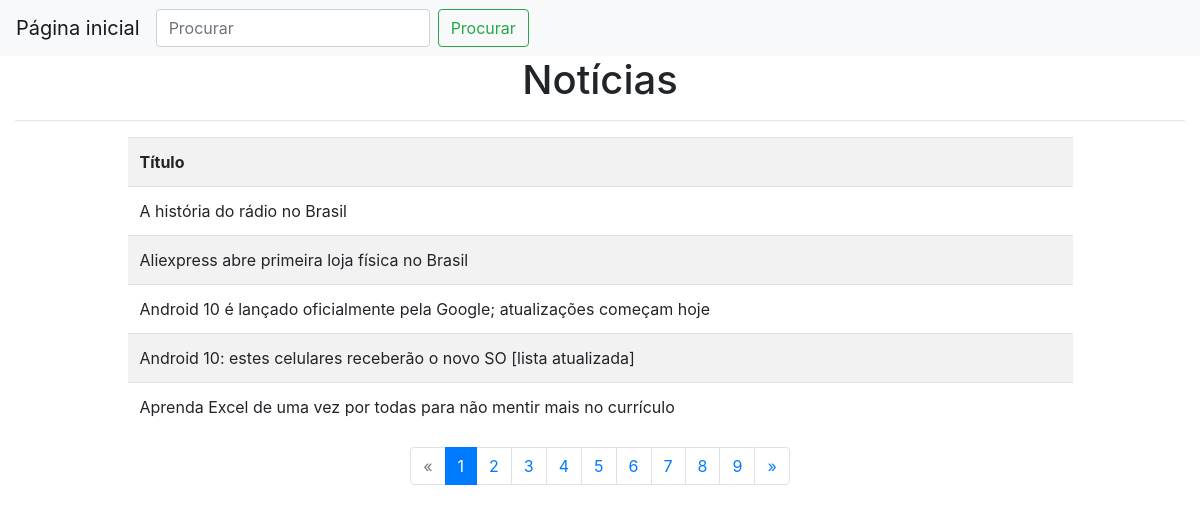
Before: / with the older database file.
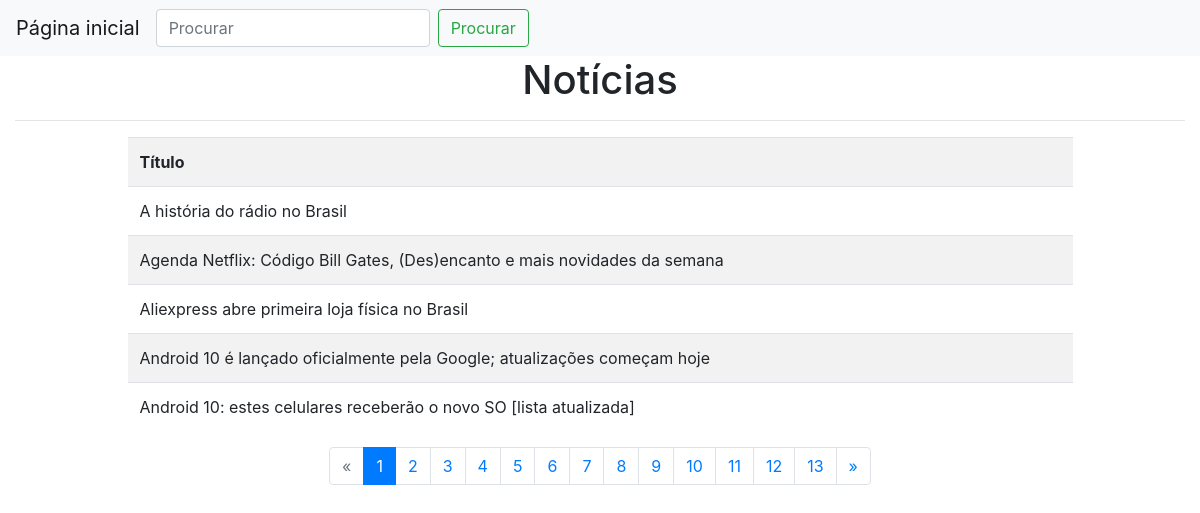
After: the same page with the newer database file.
### core/models.py (models this page shows)
class BaseModel(models.Model):
    id = models.UUIDField(primary_key=True, default=uuid.uuid4, editable=False)
    objects = models.Manager()
    class Meta:
        abstract = True

class Article(BaseModel):
    title = models.CharField(max_length=200)
    class Meta:
        ordering = ('title',)

### core/views.py (the view)
# urls.py: path('', HomeView.as_view(), name='index')
class HomeView(ListView):
    template_name = 'core/index.html'
    model = Article
    form_class = ArticleForm
    context_object_name = 'articles'
    paginate_by = 5
    def get_queryset(self):
        form = self.form_class(self.request.GET)
        if form.is_valid():
            articles = self.model.objects.filter(title__icontains=form.cleaned_data['title'])
        else:
            articles = self.model.objects.all()
        return articles

### core/templatetags/title_tags.py (called while the page is built)
@register.simple_tag(takes_context=True)
def param_replace(context, **kwargs):
    data = {}
    title = context['request'].GET.get('title')
    if title:
        data['title'] = title
    for key, value in kwargs.items():
        if value:
            data[key] = value
    return urlencode(data)

### templates/core/index.html (shortened to what this page needs)
{% extends 'base_with_nav.html' %}
{% load title_tags %}
{% block content %}
<h1 class="text-center">Notícias</h1>
<hr>
{% if articles %}
    <div class="col-md-10 offset-md-1 table-responsive">
        <table class="table table-striped table-hover">
            <tr>
                <th>Título</th>
            </tr>
            {% for article in articles %}
                <tr>
                    <td>{{ article.title }}</td>
                </tr>
            {% endfor %}
        </table>
    </div>
    {% if is_paginated %}
        <nav aria-label="Page navigation example">
            <ul class="pagination justify-content-center">
                {% if page_obj.has_previous %}
                    <li class="page-item"><a class="page-link" href="?{% param_replace page=page_obj.previous_page_number %}">&laquo;</a></li>
                {% else %}
                    <li class="page-item disabled"><span class="page-link">&laquo;</span></li>
                {% endif %}
                {% for i in paginator.page_range %}
                    {% if page_obj.number == i %}
                        <li class="page-item active"><span class="page-link">{{ i }} <span class="sr-only">(current)</span></span></li>
                    {% else %}
                        <li class="page-item"><a class="page-link" href="?{% param_replace page=i %}">{{ i }}</a></li>
                    {% endif %}
                {% endfor %}
                {% if page_obj.has_next %}
                    <li class="page-item"><a class="page-link" href="?{% param_replace page=page_obj.next_page_number %}">&raquo;</a></li>
                {% else %}
                    <li class="page-item disabled"><span class="page-link">&raquo;</span></li>
                {% endif %}
            </ul>
        </nav>
    {% endif %}
{% else %}
<h3 class="text-center">Notícias não encontradas</h3>
{% endif %}
{% endblock %}

### templates/base_with_nav.html (shortened to what this page needs)
{% extends 'base.html' %}
{% load static %}
{% block nav %}
<nav class="navbar navbar-expand-lg navbar-light bg-light">
    <a class="navbar-brand" href="/">
        Página inicial
    </a>
    <form method="get" class="form-inline my-2 my-lg-0">
        <input class="form-control mr-sm-2" name="title" type="search" placeholder="Procurar" aria-label="Procurar">
        <button class="btn btn-outline-success my-2 my-sm-0" type="submit">Procurar</button>
    </form>
</nav>
{% endblock %}

### templates/base.html (shortened to what this page needs)
<!DOCTYPE html>
<html lang="en">
<head>
    {% load static %}
    <link rel="stylesheet" href="https://stackpath.bootstrapcdn.com/bootstrap/4.1.3/css/bootstrap.min.css">
</head>
<body>
    {% block nav %}
    {% endblock %}
    <div class="container-fluid">
        {% block content %}
        {% endblock %}
    </div>
</body>
</html>

Changed rows visible on the page:
no longer on this page (row unchanged): Article: title "Aprenda Excel de uma vez por todas para não mentir mais no currículo"
added Article: title "Agenda Netflix: Código Bill Gates, (Des)encanto e mais novidades da semana"
Other visible differences:
new list line: "10"
new list line: "11"
new list line: "12"
new list line: "13"
